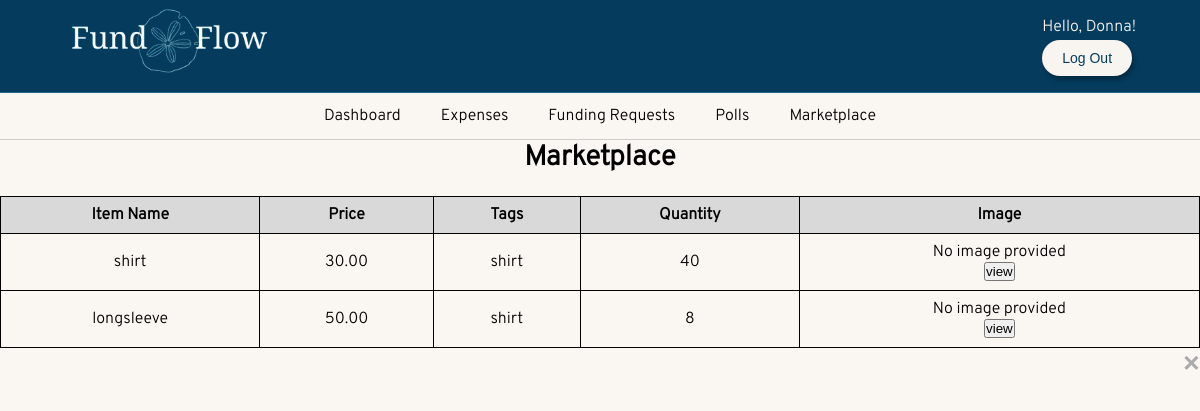
The page /marketplace/ (signed in) on the database as committed earlier.
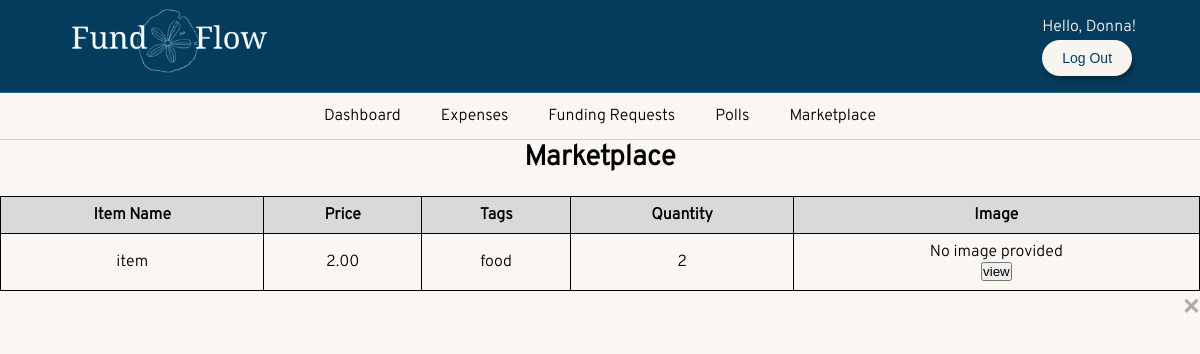
The same page on the database as committed later.
### FundFlow/models.py (models this page shows, shortened)
class Item(models.Model):
    organization = models.ForeignKey('Organization', on_delete=models.CASCADE, related_name='items')
    item_name = models.CharField(max_length=100, unique=True)
    price = models.DecimalField(max_digits=10, decimal_places=2)
    image = models.FileField(upload_to='merchIMG/', null=True, blank=True)
    quantity = models.PositiveIntegerField()
    tags = models.ManyToManyField(Tag, related_name='items')

class Tag(models.Model):
    name = models.CharField(max_length=20, unique=True)

### FundFlow/views.py (the view)
# urls.py: path('marketplace/', views.marketplace_view, name='marketplace'),
@login_required
def marketplace_view(request):
    curUser = request.user
    curProf = UserProfile.objects.get(user=curUser)
    user_type = curProf.user_type
    thisOrg = curProf.current_Org
    items = Item.objects.all()
    if request.method == 'POST':
        item_id = request.POST.get('item_id')
        print(item_id)
        item=Item.objects.get(pk=item_id)
        return redirect('checkout', item.id)
    context = {
        'user_type': user_type,
        'items': items,
    }
    return render(request, 'marketplace.html', context)

### FundFlow/templates/marketplace.html (shortened to what this page needs)
{% extends 'base.html' %}
{% block content %}
<h1>Marketplace</h1>
<div>
    <table class= "log-table">
        <thead>
            <tr>
                <th>Item Name</th>
                <th>Price</th>
                <th>Tags</th>
                <th>Quantity</th>
                <th>Image</th>
            </tr>
        </thead>
        <tbody>
            {% for item in items %}
            <tr>
                <td>{{ item.item_name  }}</td>
                <td>{{ item.price }}</td>
                <td>
                    {% for tag in item.tags.all %}
                      {{ tag.name }}{% if not forloop.last %}, {% endif %}
                    {% empty %}
                      No tags
                    {% endfor %}
                </td>
                <td>{{ item.quantity }}</td>
                <td>
                    {% if item.image %}
                        <a href="#" class="image-link" data-image="{{ item.image.url }}">View image</a>
                    {% else %}
                        No image provided
                    {% endif %}
                    <form method="POST" class="view">
                    </div>
                    <button class="explore" name="item_id" value="{{item.id}}" >view</button>
                </div>
                    </form>
                </td>
            </tr>
            {% endfor %}
<div id="itemModal" class="item">
    <div class="item-content">
        <span class="close">&times;</span>
    </div>
</div>
{%endblock%}

### FundFlow/templates/base.html (shortened to what this page needs)
<!doctype html>
<html lang="en">
  <head>
    {%load static%}
    <link rel="stylesheet" href="{% static 'dashboard.css' %}">
    <link rel="stylesheet" href="{% static 'home.css' %}">
    <link rel="stylesheet" href="{% static 'signUp.css' %}">
    <link rel="stylesheet" href="{% static 'index.css' %}">
    <link rel="stylesheet" href="https://cdnjs.cloudflare.com/ajax/libs/font-awesome/6.0.0/css/all.min.css">
    <link rel="stylesheet" href="{% static 'registerorg.css' %}">
    <link rel="stylesheet" href="{% static 'voting.css' %}">
    <link rel="stylesheet" href="{% static 'expenses.css' %}">
    <link rel="stylesheet" href="{% static 'budgetRev.css' %}">
    <link rel="stylesheet" href="{% static 'manageOrganization.css' %}">
    <link rel="stylesheet" href="{% static 'fundingRequests.css' %}">
    <link rel="stylesheet" href="{% static 'manageMarketplace.css' %}">
  </head>
  <body>
    <header class="py-3 mb-4 border-bottom" id="header">
      <div class="header-container">
          <a href="#" class="d-flex align-items-center link-body-emphasis text-decoration-none">
              <span class="logo">
                  <img src="{% static 'images/FundFlow_logo.png' %}" alt="Logo">
              </span>
          </a>
      </div>
      <div>
        {% if user.is_authenticated %}
        <a class="hello-user"> Hello, {{user.first_name}}! </a>
        <form action="{% url 'logout' %}" method="post">
          <button type="submit" class="logout-btn">Log Out</button>
        </form>
        {% endif %}
      </div>
    </header>
    {% if user.is_authenticated %}
    <nav class="py-2 bg-body-tertiary border-bottom">
        <div class="container d-flex flex-wrap">
            <ul class="nav me-auto">
                <li class="nav-item"><a href="{% url 'dashboard' %}" class="nav-link link-body-emphasis px-2" aria-current="page">Dashboard</a></li>
                <li class="nav-item"><a href="{% url 'expenses' %}" class="nav-link link-body-emphasis px-2">Expenses</a></li>
                <li class="nav-item"><a href="{% url 'fundingRequests' %}" class="nav-link link-body-emphasis px-2">Funding Requests</a></li>
                <li class="nav-item"><a href="{% url 'voting' %}" class="nav-link link-body-emphasis px-2">Polls</a></li>
                <li class="nav-item"><a href="{% url 'marketplace' %}" class="nav-link link-body-emphasis px-2">Marketplace</a></li>
            </ul>
        </div>
    </nav>
    {% endif %}
    <div class="container">
        {% block content %}
        {% endblock %}
  </body>
</html>

### FundFlow/static/dashboard.css (style rules this page uses)
* { margin: 0; padding: 0; box-sizing: border-box; }
body { display: flex; flex-direction: column; }

### FundFlow/static/home.css (style rules this page uses)
body { margin: 0; padding: 0; background-color: #F8F5F0; font-family: 'Overpass', sans-serif; }

### FundFlow/static/signUp.css (style rules this page uses)
body { margin: 0; padding: 0; background-color: #F8F5F0; }

### FundFlow/static/index.css (style rules this page uses)
body { background-color: #FAF6F1; margin: 0; }
#header { background-color: #053C5E; border-bottom: 1px solid #2a668b; padding: .5rem 4rem; display: flex; align-items: center; justify-content: space-between; }
.header-container { display: flex; align-items: center; gap: 1rem; }
.logo img { height: 70px; width: auto; }
.logout-btn { background-color: #F8F5F0; border: none; text-decoration: none; color: #053C5E; padding: 10px 20px; border-radius: 25px; font-size: 14px; text-align: center; cursor: pointer; box-shadow: 2px 4px 5px rgba(0, 0, 0, 0.3); margin-top: 3px; }
nav { background-color: #FAF6F1; border-bottom: 1px solid #ccc; padding: 0.8rem 0; }
.nav { list-style: none; display: flex; justify-content: center; padding: 0; margin: 0; }
.nav-item { margin: 0 10px; }
.nav-link { color: black; text-decoration: none; font-size: 1rem; padding: 5px 10px; transition: color 0.3s ease; font-family: 'Overpass', sans-serif; font-weight: 300; }
.hello-user { font-family: 'Overpass', sans-serif; color: #F8F5F0; }

### FundFlow/static/registerorg.css (style rules this page uses)
body { display: flex; flex-direction: column; }

### FundFlow/static/voting.css (style rules this page uses)
body { font-family: 'Overpass', sans-serif; }

### FundFlow/static/expenses.css (style rules this page uses)
.log-table { width: 100%; border-collapse: collapse; margin-top: 20px; }
.log-table thead { background-color: #D9D9D9; font-weight: bold; }
.log-table td, .log-table th { border: 1px solid black; padding: 8px 12px; text-align: center; }
.close { color: #aaa; float: right; font-size: 28px; font-weight: bold; cursor: pointer; }

### FundFlow/static/budgetRev.css (style rules this page uses)
h1 { color: #000000; font-size: 28px; margin-bottom: 20px; text-align: center; }

### FundFlow/static/fundingRequests.css (style rules this page uses)
body { font-family: 'Overpass', sans-serif; }
.close { color: #aaa; float: right; font-size: 28px; font-weight: bold; cursor: pointer; }

Rows that differ between the two databases and show on the page:
removed Item: item_name "longsleeve", price "50.00", quantity "8", image "No image provided", {{ item.id }} 2 (drawn), Tag (name "shirt")
changed Item: item_name "shirt" → "item"; price "30.00" → "2.00"; quantity "40" → "2"
changed Tag: name "shirt" → "food"
